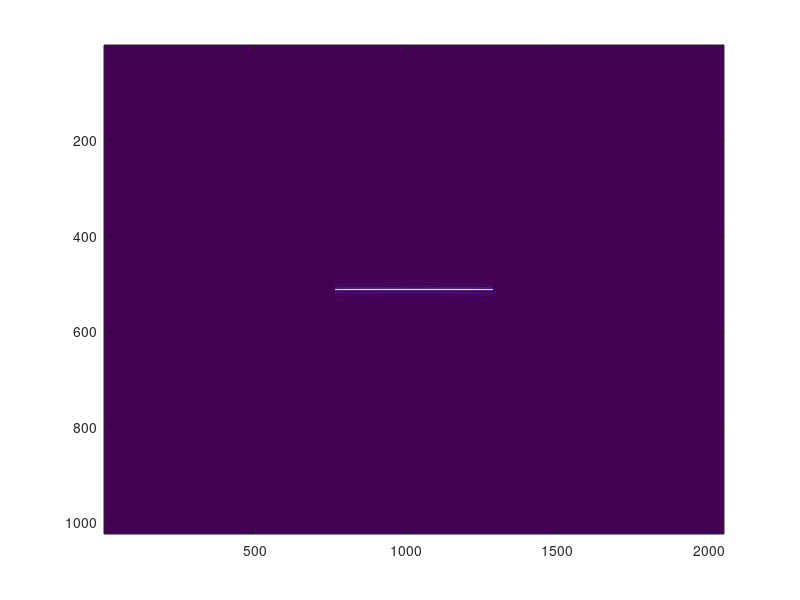

MATLAB code to generate this figure:
% LFM 信号
clear all;
Tu = 2e-6;
B = 150e6;
fs = 180e6;
kr = B / Tu;
fc = 10.e9;
c = 3.e8;
lamd = c / fc;
Nr = 1024;
Tr = Nr / fs;

V = 100.;
R0 = 5000;
PRF = 600.;
Na = 2048;
Ta = Na / PRF;
ta = linspace(-Ta / 2, Ta / 2, Na);

beta = 1/180 .* pi;
xm1 = 0.;
ym1 = 0.;

xm2 = 100.;
ym2 = 0.;

xr = V * ta;
yr = -R0;

tr = 2 * R0 / c + linspace(-Tr / 2, Tr / 2, Nr);

foriginal = exp(j * pi * kr * (tr - 2 * R0 / c).^2) .* (abs(tr - 2 * R0 / c) < Tu / 2);
h = conj(foriginal);
H = fft(fftshift(h));
%original=exp(j*pi*kr*(tr-2*R0/c).^2).*(abs(tr-2*R0/c)<Tu/2);
data = zeros(Nr, Na);

for k = 1:Na
    a = atan(xr(k) / 5000);

    if (abs(a) < (beta / 2))

        Rt = sqrt((xr(k) - xm1)^2 + (yr - ym1)^2);
        record = exp(j * pi * kr * (tr - 2 * Rt / c).^2) .* (abs(tr - 2 * Rt / c) < Tu / 2) * exp(-j * 4 * pi / lamd * Rt);
    else record = 0;
    end

    ss = ifft(fft(record) .* H);
    data(:, k) = transpose(ss);
end;

imagesc(abs(data));
